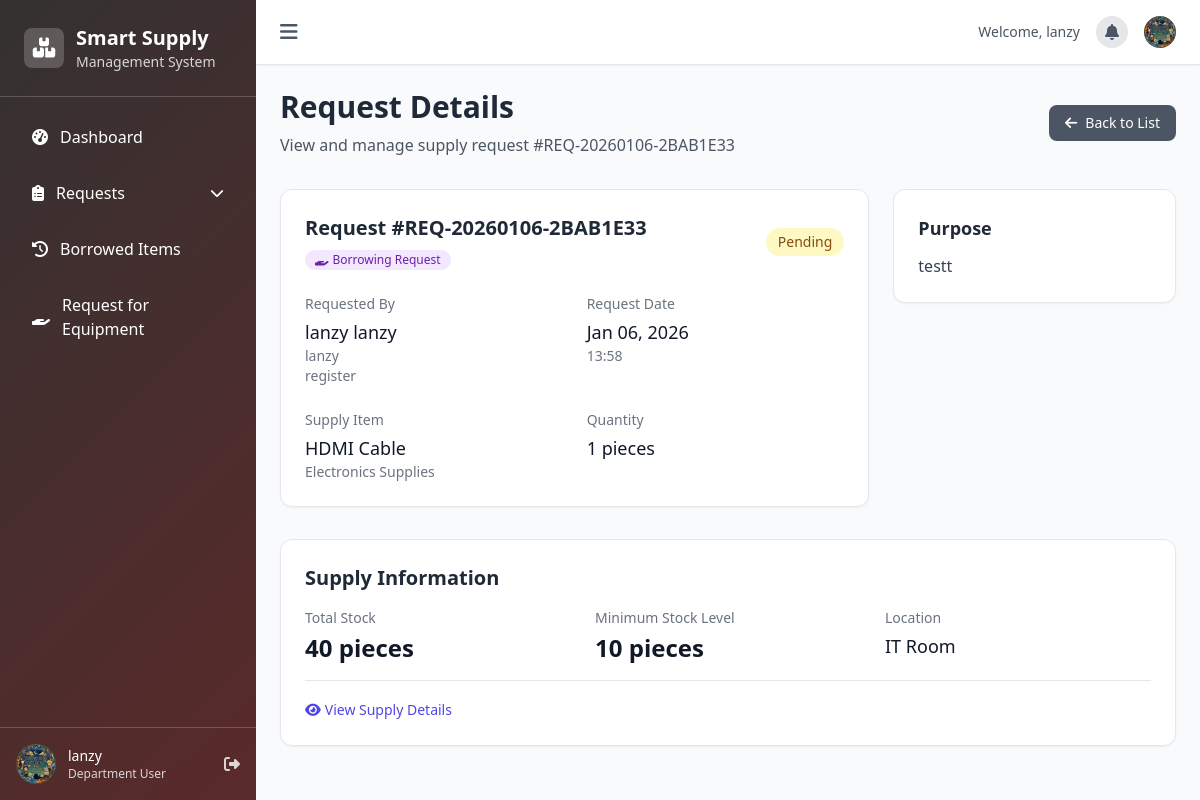
/requests/79/ (signed in), run on an earlier commit of the app's database.
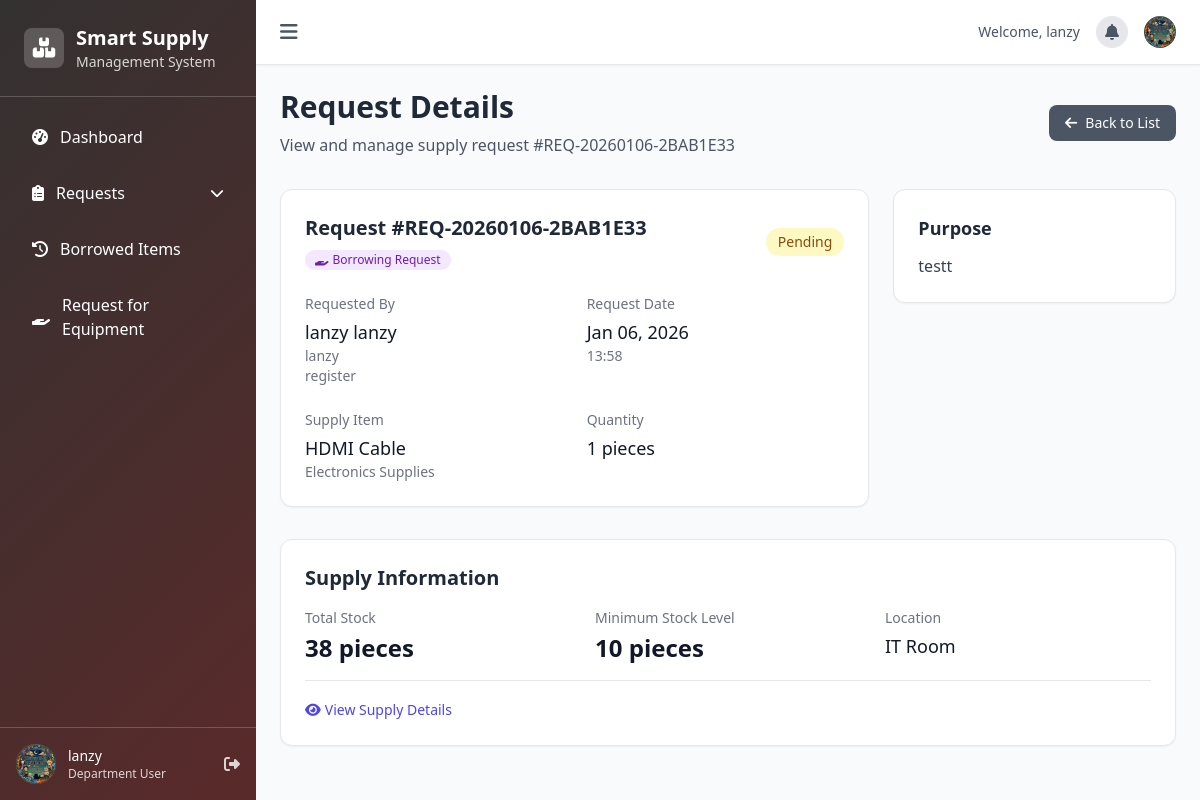
And on a later commit of the database.
### inventory/models.py (models this page shows, shortened)
class SupplyRequest(models.Model):
    STATUS_CHOICES = [
        ('pending', 'Pending'),
        ('approved', 'Approved'),
        ('released', 'Released'),
        ('rejected', 'Rejected'),
    ]
    request_id = models.CharField(max_length=50, unique=True, editable=False)
    user = models.ForeignKey(User, on_delete=models.CASCADE, related_name='supply_requests')
    supply = models.ForeignKey(Supply, on_delete=models.CASCADE, related_name='requests')
    quantity_requested = models.PositiveIntegerField(validators=[MinValueValidator(1)])
    purpose = models.TextField()
    status = models.CharField(max_length=20, choices=STATUS_CHOICES, default='pending')
    approved_by = models.ForeignKey(User, on_delete=models.SET_NULL, null=True, blank=True, related_name='approved_requests')
    approved_at = models.DateTimeField(null=True, blank=True)
    released_by = models.ForeignKey(User, on_delete=models.SET_NULL, null=True, blank=True, related_name='released_requests')
    released_at = models.DateTimeField(null=True, blank=True)
    rejected_reason = models.TextField(blank=True, null=True)
    borrowing_qr_code = models.ImageField(upload_to='borrowing_qr_codes/', blank=True, null=True)
    requested_location = models.CharField(max_length=200, blank=True, null=True, help_text='Location where the requester intends to use the equipment')
    created_at = models.DateTimeField(auto_now_add=True)
    updated_at = models.DateTimeField(auto_now=True)
    class Meta:
        ordering = ['-created_at']

class Supply(models.Model):
    name = models.CharField(max_length=200)
    description = models.TextField()
    category = models.ForeignKey(SupplyCategory, on_delete=models.CASCADE, related_name='supplies')
    quantity = models.PositiveIntegerField(default=0)
    min_stock_level = models.PositiveIntegerField(default=5)
    unit = models.CharField(max_length=50, default='pieces')
    cost_per_unit = models.DecimalField(max_digits=10, decimal_places=2, default=0.00)
    qr_code = models.ImageField(upload_to='qr_codes/', blank=True, null=True)
    image = models.ImageField(upload_to='supply_images/', blank=True, null=True, help_text="Product image or photo")
    location = models.CharField(max_length=100, default='Main Storage')
    is_consumable = models.BooleanField(default=False, help_text="Check if this item is consumable (e.g., paper, pens). Unchecked means non-consumable (e.g., equipment)")
    serial_number = models.CharField(max_length=100, blank=True, null=True, help_text="Serial number or code for tracking")
    date_purchased = models.DateField(blank=True, null=True, help_text="Date when the item was purchased")
    amount = models.DecimalField(max_digits=12, decimal_places=2, default=0.00, help_text="Total purchase amount")
    created_at = models.DateTimeField(auto_now_add=True)
    updated_at = models.DateTimeField(auto_now=True)
    class Meta:
        verbose_name_plural = "Supplies"
    @property
    def is_low_stock(self):
        return self.quantity <= self.min_stock_level

class User(AbstractUser):
    ROLE_CHOICES = [
        ('admin', 'Admin'),
        ('gso_staff', 'GSO Staff'),
        ('department_user', 'Department User'),
    ]
    APPROVAL_STATUS_CHOICES = [
        ('pending', 'Pending Approval'),
        ('approved', 'Approved'),
        ('rejected', 'Rejected'),
    ]
    role = models.CharField(max_length=20, choices=ROLE_CHOICES, default='department_user')
    department = models.CharField(max_length=100, blank=True, null=True)
    phone = models.CharField(max_length=20, blank=True, null=True)
    approval_status = models.CharField(max_length=20, choices=APPROVAL_STATUS_CHOICES, default='approved')
    profile_picture = models.ImageField(upload_to='profile_pictures/', blank=True, null=True)

class SupplyCategory(models.Model):
    name = models.CharField(max_length=100)
    description = models.TextField(blank=True)
    is_material = models.BooleanField(default=False, help_text='Mark category as materials (e.g., tables, chairs) so they can be borrowed as equipment')
    created_at = models.DateTimeField(auto_now_add=True)
    class Meta:
        verbose_name_plural = "Supply Categories"

### inventory/views.py (the view)
# urls.py: path('requests/<int:pk>/', views.request_detail, name='request_detail'),
@login_required
def request_detail(request, pk):
    supply_request = get_object_or_404(SupplyRequest, pk=pk)
    user = request.user
    if user.role == 'department_user' and supply_request.user != user:
        messages.error(request, 'You can only view your own requests.')
        return redirect('request_list')
    context = {
        'request': supply_request,
    }
    return render(request, 'inventory/request_detail.html', context)

### inventory/context_processors.py (called while the page is built)
def unread_notifications(request):
    if not request.user or not request.user.is_authenticated:
        return {}
    unread_qs = Notification.objects.filter(recipient=request.user, is_read=False)
    context = {
        'unread_notifications_count': unread_qs.count(),
        'unread_notifications': unread_qs[:6],
    }
    if request.user.role in ['admin', 'gso_staff']:
        from .models import Supply
        from django.db.models import F
        low_stock_qs = Supply.objects.filter(quantity__lte=F('min_stock_level'))
        context['low_stock_count'] = low_stock_qs.count()
        context['low_stock_items_global'] = low_stock_qs[:5]
    return context

### templates/inventory/request_detail.html (shortened to what the changed rows need)
{% extends 'base.html' %}
{% block content %}
<div class="mb-8">
    <div class="flex flex-col md:flex-row md:items-center md:justify-between">
        <div>
            <h1 class="text-3xl font-bold text-gray-800 mb-2">Request Details</h1>
            <p class="text-gray-600">View and manage supply request #{{ request.request_id }}</p>
        </div>
    </div>
</div>
<div class="grid grid-cols-1 lg:grid-cols-3 gap-6 mb-8">
    <div class="lg:col-span-2">
        <div class="bg-white rounded-xl shadow-sm border border-gray-200 p-6">
            <div class="flex flex-col md:flex-row md:items-center md:justify-between mb-6">
                <div>
                    <h2 class="text-xl font-semibold text-gray-800">Request #{{ request.request_id }}</h2>
                    {% if request.purpose|slice:":12" == "[BORROWING] " %}
                    <span
                        class="inline-flex items-center px-2.5 py-0.5 rounded-full text-xs font-medium bg-purple-100 text-purple-800 mt-2">
                        <i class="fas fa-hand-holding mr-1"></i>
                        Borrowing Request
                    </span>
                    {% endif %}
                </div>
                <div class="mt-2 md:mt-0">
                    <span class="inline-flex items-center px-3 py-1 rounded-full text-sm font-medium
                        {% if request.status == 'pending' %}bg-yellow-100 text-yellow-800
                        {% elif request.status == 'approved' %}bg-blue-100 text-blue-800
                        {% elif request.status == 'released' %}bg-green-100 text-green-800
                        {% elif request.status == 'rejected' %}bg-red-100 text-red-800{% endif %}">
                        {{ request.get_status_display }}
                    </span>
                </div>
            </div>
            <div class="grid grid-cols-1 md:grid-cols-2 gap-6">
                <div>
                    <h3 class="text-sm font-medium text-gray-500 mb-1">Requested By</h3>
                    <p class="text-lg font-medium text-gray-900">{{ request.user.get_full_name | default:request.user.username }}</p>
                    <p class="text-sm text-gray-500">{{ request.user.username }}</p>
                    {% if request.user.department %}
                    <p class="text-sm text-gray-500">{{ request.user.department }}</p>
                    {% endif %}
                </div>
                <div>
                    <h3 class="text-sm font-medium text-gray-500 mb-1">Request Date</h3>
                    <p class="text-lg font-medium text-gray-900">{{ request.created_at|date:"M d, Y" }}</p>
                    <p class="text-sm text-gray-500">{{ request.created_at|time:"H:i" }}</p>
                </div>
                <div>
                    <h3 class="text-sm font-medium text-gray-500 mb-1">Supply Item</h3>
                    <p class="text-lg font-medium text-gray-900">{{ request.supply.name }}</p>
                    <p class="text-sm text-gray-500">{{ request.supply.category.name }}</p>
                </div>
                <div>
                    <h3 class="text-sm font-medium text-gray-500 mb-1">Quantity</h3>
                    <p class="text-lg font-medium text-gray-900">{{ request.quantity_requested }} {{ request.supply.unit }}</p>
                </div>
            </div>
        </div>
    </div>
    <div>
        <div class="bg-white rounded-xl shadow-sm border border-gray-200 p-6 mb-6">
            <h3 class="text-lg font-semibold text-gray-800 mb-3">Purpose</h3>
            {% if request.purpose|slice:":12" == "[BORROWING] " %}
            <p class="text-gray-700">{{ request.purpose|slice:"12:" }}</p>
            {% else %}
            <p class="text-gray-700">{{ request.purpose }}</p>
            {% endif %}
        </div>
    </div>
</div>
<div class="bg-white rounded-xl shadow-sm border border-gray-200 p-6 mb-8">
    <h2 class="text-xl font-semibold text-gray-800 mb-4">Supply Information</h2>
    <div class="grid grid-cols-1 md:grid-cols-3 gap-6">
        <div>
            <h3 class="text-sm font-medium text-gray-500 mb-1">Total Stock</h3>
            <p class="text-2xl font-bold text-gray-900">{{ request.supply.quantity }} {{ request.supply.unit }}</p>
        </div>
        <div>
            <h3 class="text-sm font-medium text-gray-500 mb-1">Minimum Stock Level</h3>
            <p class="text-2xl font-bold text-gray-900">{{ request.supply.min_stock_level }} {{ request.supply.unit }}
            </p>
        </div>
        <div>
            <h3 class="text-sm font-medium text-gray-500 mb-1">Location</h3>
            <p class="text-lg font-medium text-gray-900">{{ request.supply.location }}</p>
        </div>
    </div>
</div>
{% endblock %}

What changed in the data, as far as the page shows it:
changed through a linked row, SupplyRequest "REQ-20260106-2BAB1E33": supply.quantity "40" → "38"
